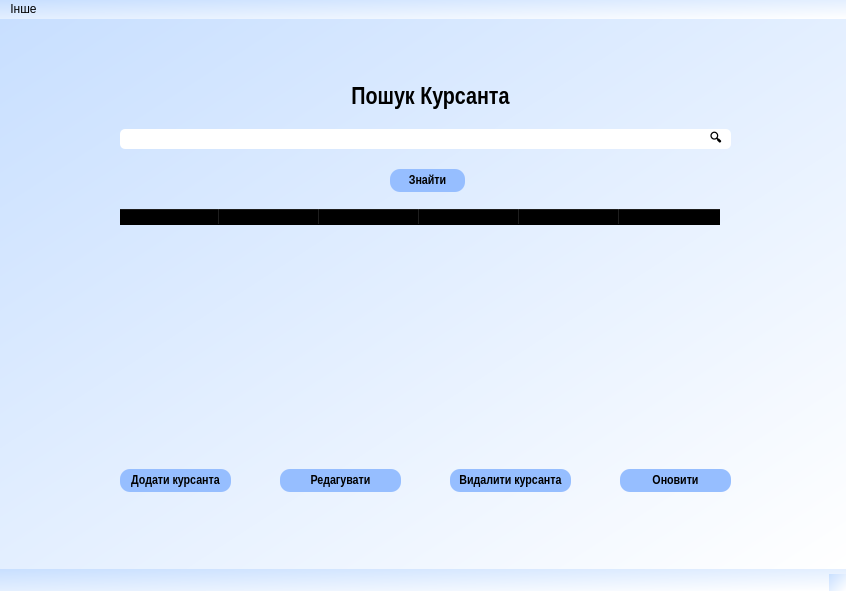
<?xml version="1.0" encoding="UTF-8"?>
<ui version="4.0">
 <class>MainWindow</class>
 <widget class="QMainWindow" name="MainWindow">
  <property name="geometry">
   <rect>
    <x>0</x>
    <y>0</y>
    <width>846</width>
    <height>591</height>
   </rect>
  </property>
  <property name="windowTitle">
   <string>MainWindow</string>
  </property>
  <property name="styleSheet">
   <string notr="true">background-color: rgb(217, 223, 255);
background-color: qlineargradient(spread:pad, x1:0, y1:0, x2:1, y2:1, stop:0 rgba(200, 223, 255, 255), stop:1 rgba(255, 255, 255, 255));</string>
  </property>
  <property name="iconSize">
   <size>
    <width>16</width>
    <height>9</height>
   </size>
  </property>
  <widget class="QWidget" name="centralwidget">
   <widget class="QLineEdit" name="lineEdit">
    <property name="geometry">
     <rect>
      <x>120</x>
      <y>110</y>
      <width>611</width>
      <height>20</height>
     </rect>
    </property>
    <property name="styleSheet">
     <string notr="true">background-color: rgb(255, 255, 255);
	border-radius: 5px;
</string>
    </property>
    <property name="text">
     <string/>
    </property>
   </widget>
   <widget class="QLabel" name="label">
    <property name="geometry">
     <rect>
      <x>300</x>
      <y>60</y>
      <width>261</width>
      <height>41</height>
     </rect>
    </property>
    <property name="font">
     <font>
      <family>Arial Narrow</family>
      <pointsize>18</pointsize>
      <weight>75</weight>
      <bold>true</bold>
     </font>
    </property>
    <property name="autoFillBackground">
     <bool>false</bool>
    </property>
    <property name="styleSheet">
     <string notr="true">background-color:rgba(0,0,0,0%);</string>
    </property>
    <property name="text">
     <string>&lt;html&gt;&lt;head/&gt;&lt;body&gt;&lt;p align=&quot;center&quot;&gt;Пошук Курсанта&lt;/p&gt;&lt;/body&gt;&lt;/html&gt;</string>
    </property>
   </widget>
   <widget class="QPushButton" name="pushButton">
    <property name="geometry">
     <rect>
      <x>390</x>
      <y>150</y>
      <width>75</width>
      <height>23</height>
     </rect>
    </property>
    <property name="font">
     <font>
      <family>Arial Narrow</family>
      <pointsize>10</pointsize>
      <weight>75</weight>
      <bold>true</bold>
     </font>
    </property>
    <property name="styleSheet">
     <string notr="true">QPushButton {
	background-color: rgb(150, 190, 255);
	border-radius: 10px;
}
QPushButton:hover{
    background-color: rgb(100, 130, 220);
}
QPushButton:pressed{
    background-color: rgb(150, 190, 255);
}</string>
    </property>
    <property name="text">
     <string>Знайти</string>
    </property>
   </widget>
   <widget class="QTableWidget" name="tableWidget">
    <property name="enabled">
     <bool>true</bool>
    </property>
    <property name="geometry">
     <rect>
      <x>120</x>
      <y>190</y>
      <width>611</width>
      <height>241</height>
     </rect>
    </property>
    <property name="font">
     <font>
      <family>Arial Narrow</family>
      <pointsize>10</pointsize>
      <weight>75</weight>
      <bold>true</bold>
     </font>
    </property>
    <property name="styleSheet">
     <string notr="true">background-color:rgba(0,0,0,0%);
border:rgba(0,0,0,0%);

</string>
    </property>
    <column>
     <property name="text">
      <string>ПІБ</string>
     </property>
     <property name="font">
      <font>
       <family>Arial Narrow</family>
       <pointsize>9</pointsize>
       <weight>75</weight>
       <bold>true</bold>
      </font>
     </property>
     <property name="background">
      <color>
       <red>201</red>
       <green>187</green>
       <blue>255</blue>
      </color>
     </property>
     <property name="foreground">
      <brush brushstyle="SolidPattern">
       <color alpha="255">
        <red>0</red>
        <green>0</green>
        <blue>0</blue>
       </color>
      </brush>
     </property>
    </column>
    <column>
     <property name="text">
      <string>Військове звання</string>
     </property>
     <property name="font">
      <font>
       <family>Arial Narrow</family>
       <pointsize>9</pointsize>
       <weight>75</weight>
       <bold>true</bold>
      </font>
     </property>
    </column>
    <column>
     <property name="text">
      <string>Курс</string>
     </property>
     <property name="font">
      <font>
       <family>Arial Narrow</family>
       <pointsize>9</pointsize>
       <weight>75</weight>
       <bold>true</bold>
      </font>
     </property>
    </column>
    <column>
     <property name="text">
      <string>Група</string>
     </property>
     <property name="font">
      <font>
       <family>Arial Narrow</family>
       <pointsize>9</pointsize>
       <weight>75</weight>
       <bold>true</bold>
      </font>
     </property>
    </column>
    <column>
     <property name="text">
      <string>Середній бал</string>
     </property>
     <property name="font">
      <font>
       <family>Arial Narrow</family>
       <pointsize>9</pointsize>
       <weight>75</weight>
       <bold>true</bold>
      </font>
     </property>
    </column>
    <column>
     <property name="text">
      <string>Адреса</string>
     </property>
     <property name="font">
      <font>
       <family>Arial Narrow</family>
       <pointsize>9</pointsize>
       <weight>75</weight>
       <bold>true</bold>
      </font>
     </property>
    </column>
   </widget>
   <widget class="QPushButton" name="pushButton_2">
    <property name="geometry">
     <rect>
      <x>120</x>
      <y>450</y>
      <width>111</width>
      <height>23</height>
     </rect>
    </property>
    <property name="font">
     <font>
      <family>Arial Narrow</family>
      <pointsize>10</pointsize>
      <weight>75</weight>
      <italic>false</italic>
      <bold>true</bold>
     </font>
    </property>
    <property name="styleSheet">
     <string notr="true">QPushButton {
	background-color: rgb(150, 190, 255);
	border-radius: 10px;
}
QPushButton:hover{
    background-color: rgb(100, 130, 220);
}
QPushButton:pressed{
    background-color: rgb(150, 190, 255);
}</string>
    </property>
    <property name="text">
     <string>Додати курсанта</string>
    </property>
   </widget>
   <widget class="QPushButton" name="pushButton_3">
    <property name="geometry">
     <rect>
      <x>280</x>
      <y>450</y>
      <width>121</width>
      <height>23</height>
     </rect>
    </property>
    <property name="font">
     <font>
      <family>Arial Narrow</family>
      <pointsize>10</pointsize>
      <weight>75</weight>
      <bold>true</bold>
     </font>
    </property>
    <property name="styleSheet">
     <string notr="true">QPushButton {
	background-color: rgb(150, 190, 255);
	border-radius: 10px;
}
QPushButton:hover{
    background-color: rgb(100, 130, 220);
}
QPushButton:pressed{
    background-color: rgb(150, 190, 255);
}</string>
    </property>
    <property name="text">
     <string>Редагувати</string>
    </property>
   </widget>
   <widget class="QPushButton" name="pushButton_4">
    <property name="geometry">
     <rect>
      <x>450</x>
      <y>450</y>
      <width>121</width>
      <height>23</height>
     </rect>
    </property>
    <property name="font">
     <font>
      <family>Arial Narrow</family>
      <pointsize>10</pointsize>
      <weight>75</weight>
      <bold>true</bold>
     </font>
    </property>
    <property name="styleSheet">
     <string notr="true">QPushButton {
	background-color: rgb(150, 190, 255);
	border-radius: 10px;
}
QPushButton:hover{
    background-color: rgb(100, 130, 220);
}
QPushButton:pressed{
    background-color: rgb(150, 190, 255);
}</string>
    </property>
    <property name="text">
     <string>Видалити курсанта</string>
    </property>
   </widget>
   <widget class="QPushButton" name="pushButton_5">
    <property name="geometry">
     <rect>
      <x>620</x>
      <y>450</y>
      <width>111</width>
      <height>23</height>
     </rect>
    </property>
    <property name="palette">
     <palette>
      <active>
       <colorrole role="Button">
        <brush brushstyle="SolidPattern">
         <color alpha="255">
          <red>150</red>
          <green>190</green>
          <blue>255</blue>
         </color>
        </brush>
       </colorrole>
       <colorrole role="Base">
        <brush brushstyle="SolidPattern">
         <color alpha="255">
          <red>150</red>
          <green>190</green>
          <blue>255</blue>
         </color>
        </brush>
       </colorrole>
       <colorrole role="Window">
        <brush brushstyle="SolidPattern">
         <color alpha="255">
          <red>150</red>
          <green>190</green>
          <blue>255</blue>
         </color>
        </brush>
       </colorrole>
      </active>
      <inactive>
       <colorrole role="Button">
        <brush brushstyle="SolidPattern">
         <color alpha="255">
          <red>150</red>
          <green>190</green>
          <blue>255</blue>
         </color>
        </brush>
       </colorrole>
       <colorrole role="Base">
        <brush brushstyle="SolidPattern">
         <color alpha="255">
          <red>150</red>
          <green>190</green>
          <blue>255</blue>
         </color>
        </brush>
       </colorrole>
       <colorrole role="Window">
        <brush brushstyle="SolidPattern">
         <color alpha="255">
          <red>150</red>
          <green>190</green>
          <blue>255</blue>
         </color>
        </brush>
       </colorrole>
      </inactive>
      <disabled>
       <colorrole role="Button">
        <brush brushstyle="SolidPattern">
         <color alpha="255">
          <red>150</red>
          <green>190</green>
          <blue>255</blue>
         </color>
        </brush>
       </colorrole>
       <colorrole role="Base">
        <brush brushstyle="SolidPattern">
         <color alpha="255">
          <red>150</red>
          <green>190</green>
          <blue>255</blue>
         </color>
        </brush>
       </colorrole>
       <colorrole role="Window">
        <brush brushstyle="SolidPattern">
         <color alpha="255">
          <red>150</red>
          <green>190</green>
          <blue>255</blue>
         </color>
        </brush>
       </colorrole>
      </disabled>
     </palette>
    </property>
    <property name="font">
     <font>
      <family>Arial Narrow</family>
      <pointsize>10</pointsize>
      <weight>75</weight>
      <italic>false</italic>
      <bold>true</bold>
     </font>
    </property>
    <property name="mouseTracking">
     <bool>false</bool>
    </property>
    <property name="styleSheet">
     <string notr="true">QPushButton {
	background-color: rgb(150, 190, 255);
	border-radius: 10px;
}
QPushButton:hover{
    background-color: rgb(100, 130, 220);
}
QPushButton:pressed{
    background-color: rgb(150, 190, 255);
}</string>
    </property>
    <property name="text">
     <string>Оновити</string>
    </property>
   </widget>
   <widget class="QLabel" name="label_2">
    <property name="geometry">
     <rect>
      <x>710</x>
      <y>110</y>
      <width>47</width>
      <height>21</height>
     </rect>
    </property>
    <property name="styleSheet">
     <string notr="true">background-color:rgba(0,0,0,0%);</string>
    </property>
    <property name="text">
     <string>&lt;html&gt;&lt;head/&gt;&lt;body&gt;&lt;p&gt;&lt;span style=&quot; font-weight:600;&quot;&gt;🔍&lt;/span&gt;&lt;/p&gt;&lt;/body&gt;&lt;/html&gt;</string>
    </property>
   </widget>
   <zorder>label</zorder>
   <zorder>lineEdit</zorder>
   <zorder>pushButton</zorder>
   <zorder>tableWidget</zorder>
   <zorder>pushButton_2</zorder>
   <zorder>pushButton_3</zorder>
   <zorder>pushButton_4</zorder>
   <zorder>pushButton_5</zorder>
   <zorder>label_2</zorder>
  </widget>
  <widget class="QMenuBar" name="menubar">
   <property name="geometry">
    <rect>
     <x>0</x>
     <y>0</y>
     <width>846</width>
     <height>21</height>
    </rect>
   </property>
   <widget class="QMenu" name="menu">
    <property name="font">
     <font>
      <family>Arial Narrow</family>
      <pointsize>8</pointsize>
      <weight>75</weight>
      <bold>true</bold>
     </font>
    </property>
    <property name="title">
     <string>Інше</string>
    </property>
    <addaction name="action_8"/>
   </widget>
   <addaction name="menu"/>
  </widget>
  <widget class="QStatusBar" name="statusbar"/>
  <action name="action_3">
   <property name="text">
    <string>Додати курсанта</string>
   </property>
  </action>
  <action name="action_4">
   <property name="text">
    <string>Видалити курсанта</string>
   </property>
  </action>
  <action name="action_5">
   <property name="text">
    <string>Змінити інформаццію</string>
   </property>
  </action>
  <action name="action_6">
   <property name="text">
    <string>Оновити сторінку</string>
   </property>
  </action>
  <action name="action_7">
   <property name="text">
    <string>Калькулятор середнього балу</string>
   </property>
  </action>
  <action name="action_8">
   <property name="text">
    <string>Калькулятор середнього балу</string>
   </property>
   <property name="font">
    <font>
     <family>Arial Narrow</family>
     <weight>75</weight>
     <bold>true</bold>
    </font>
   </property>
  </action>
 </widget>
 <resources/>
 <connections/>
</ui>
